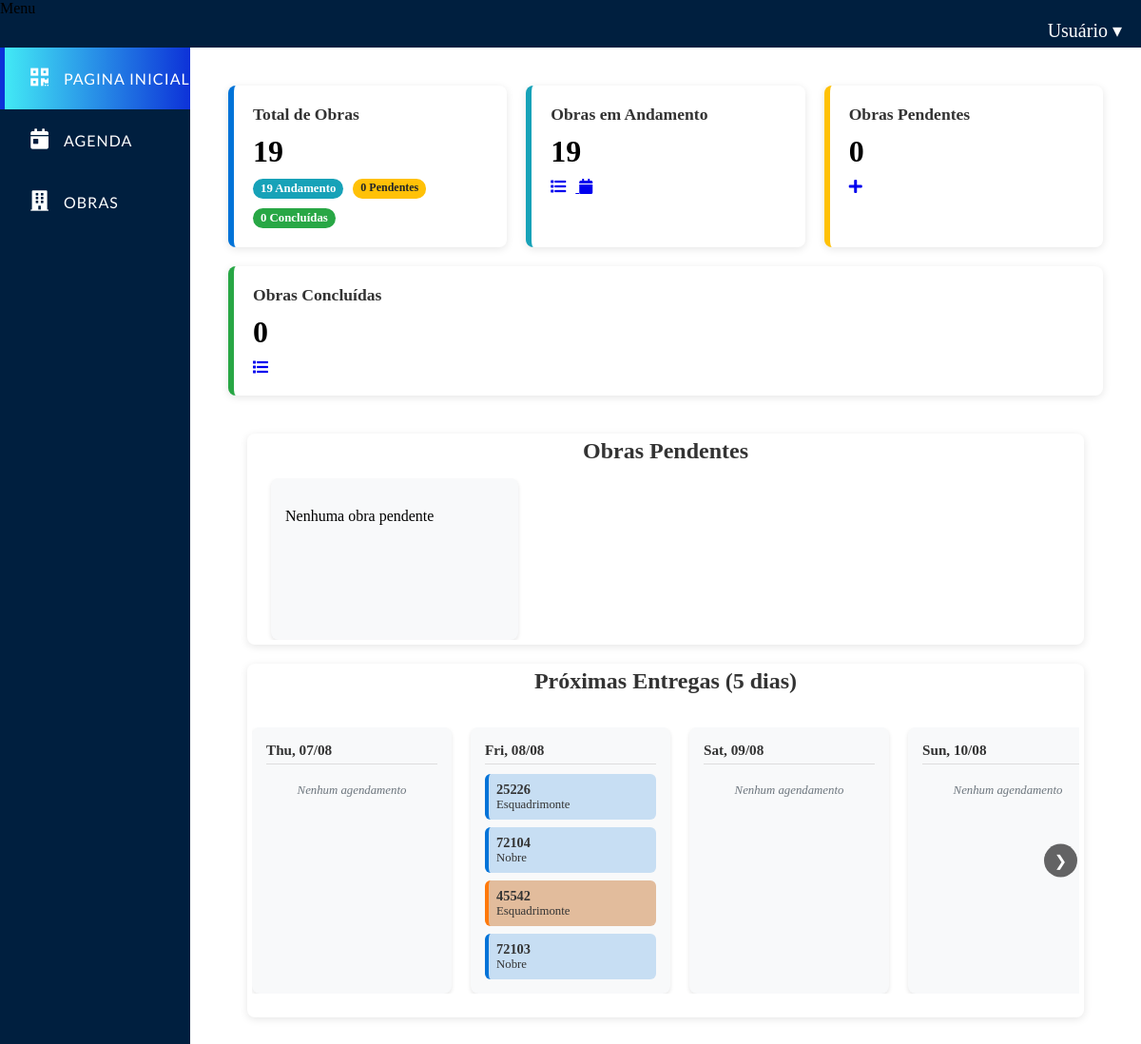
/agenda/ (signed in), run on the app's committed database.
### agenda/models.py (models this page shows, shortened)
class Agendamento(models.Model):
    obra = models.ForeignKey(
        Obra,
        on_delete=models.CASCADE,
        related_name='agendamentos',
        verbose_name='Obra relacionada'
    )
    data_criacao = models.DateTimeField(auto_now_add=True, verbose_name='Data de Criação')
    montador = models.ForeignKey(
        usuario,
        on_delete=models.SET_NULL,
        null=True,
        verbose_name='Montador Responsável',
        limit_choices_to={'cargo__nome': 'Montador', 'ativo': True}
    )
    data_agendamento = models.DateTimeField(
        verbose_name='Data de Agendamento',
        null=True,  # Adicionado para permitir agendamentos sem data
        blank=True
    )
    realizado = models.BooleanField(default=False, verbose_name='Agendamento Realizado?')
    cancelado = models.BooleanField(default=False, verbose_name='Agendamento Cancelado?')  # Novo campo
    STATUS_CHOICES = [
        ('pendente', 'Pendente'),
        ('em_andamento', 'Em Andamento'),
        ('realizado', 'Realizado'),
        ('cancelado', 'Cancelado'),
    ]
    status = models.CharField(
        max_length=20,
        choices=STATUS_CHOICES,
        default='pendente',
        verbose_name='Status do Agendamento'
    )
    class Meta:
        verbose_name = 'Agendamento'
        verbose_name_plural = 'Agendamentos'
        ordering = ['-data_agendamento']
        constraints = [
            models.UniqueConstraint(
                fields=['montador', 'data_agendamento'],
                name='unique_montador_agendamento',
                violation_error_message='Esse montador já tem um agendamento para esse horário.',
                condition=models.Q(data_agendamento__isnull=False)  # Só aplica se tiver data
            )
        ]

### obra/models.py (models this page shows, shortened)
class Obra(models.Model):
    STATUS_PENDENTE = 'pendente'
    STATUS_ANDAMENTO = 'em_andamento'
    STATUS_REALIZADO = 'Realizado'
    STATUS_CANCELADA = 'cancelada'
    STATUS_EXCLUIDA = 'excluida'
    STATUS_CHOICES = [
        (STATUS_PENDENTE, 'Pendente'),
        (STATUS_ANDAMENTO, 'Em Andamento'),
        (STATUS_REALIZADO, 'Realizado'),
        (STATUS_CANCELADA, 'Cancelada'),
        (STATUS_EXCLUIDA, 'Excluída'),
    ]
    status = models.CharField('Status', max_length=20, choices=STATUS_CHOICES, default=STATUS_PENDENTE)
    nome = models.CharField('nome', max_length=50)
    numero = models.IntegerField('numero controle')
    endereco = models.TextField('endereço', max_length=200, null=True, blank=True)
    data_criacao = models.DateTimeField('Data de criação', auto_now_add=True)
    cliente = models.CharField('nome cliente', max_length=50)
    previsao_entrega = models.DateTimeField('Data prevista para entrega', null=True, blank=True)
    data_alteracao = models.DateTimeField(auto_now=True)
    excluido = models.BooleanField(default=False)
    usuario_exclusao = models.ForeignKey(
        settings.AUTH_USER_MODEL, on_delete=models.SET_NULL, null=True, blank=True, related_name='obras_excluidas'
    )
    data_exclusao = models.DateTimeField(null=True, blank=True)
    class Meta:
        verbose_name = 'Obra'
        verbose_name_plural = 'Obras'
        ordering = ['-data_criacao']

### PaginaPrincipal/views.py (the view)
# urls.py: path('', views.index, name='pagina_inicial'),
@login_required
def index(request):
    data_str = request.GET.get("data_hoje")
    try:
        data_hoje = datetime.strptime(data_str, "%Y-%m-%d").date() if data_str else date.today()
    except ValueError:
        data_hoje = date.today()
    if request.user.cargo == 'M':
        agendamentos_hoje = Agendamento.objects.filter(data_agendamento__date=data_hoje, entregador=request.user)
    else:
        agendamentos_hoje = Agendamento.objects.filter(data_agendamento__date=data_hoje)
    obras_pendentes = Obra.objects.filter(status='pendente')
    obras_andamento = Obra.objects.filter(status='em_andamento')
    obras_realizado = Obra.objects.filter(status='realizado')
    obras_canceladas = Obra.objects.filter(status='cancelada')
    timeline = {}
    for i in range(5):
        dia = data_hoje + timedelta(days=i)
        if request.user.cargo == 'M':
            agendamentos = Agendamento.objects.filter(
                data_agendamento__date=dia,
                entregador=request.user
            ).order_by('data_agendamento')
        else:
            agendamentos = Agendamento.objects.filter(
                data_agendamento__date=dia
            ).order_by('data_agendamento')
        timeline[dia] = agendamentos
    total_obras_aberto = obras_pendentes.count() + obras_andamento.count()
    obras_sem_previsao = Obra.objects.filter(
        previsao_entrega__isnull=True,
        status='pendente'  # Apenas obras pendentes
    )
    return render(request, 'PaginaPrincipal/paginaprincipal.html', {
        'data_hoje': data_hoje,
        'agendamentos': agendamentos_hoje,
        'obras_pendentes': obras_pendentes,
        'obras_andamento': obras_andamento,
        'obras_realizado': obras_realizado,
        'obras_canceladas': obras_canceladas,
        'timeline': timeline,
        'total_obras_aberto': total_obras_aberto,
        'obras_sem_previsao': obras_sem_previsao,
        'obras_com_agendamento': obras_andamento,  # Agora usa obras em andamento
        'agenda_semana': timeline,  # Mantém o nome antigo para compatibilidade
    })

### usuario/models.py (called while the page is built)
    def __str__(self):
        name = self.get_full_name()
        if name and name.strip():
            return name.strip()
        return self.username or f"Usuário #{self.id}"

### templates/PaginaPrincipal/paginaprincipal.html (shortened to what this page needs)
{% extends 'base.html' %}
{% load static %}
{% block content %}
{% block extra_css %}
  <link rel="stylesheet" href="{% static 'TelaPrincipal/home.css' %}">
{% endblock %}
<div class="main-container">
  <div class="dashboard-cards">
    <div class="card total">
      <h3>Total de Obras</h3>
      <p class="card-number">{{ obras_pendentes.count|add:obras_andamento.count }}</p>
      <div class="card-details">
        <span class="badge badge-andamento">{{ obras_andamento.count }} Andamento</span>
        <span class="badge badge-pendente">{{ obras_pendentes.count }} Pendentes</span>
        <span class="badge badge-concluida">{{ obras_realizado.count }} Concluídas</span>
      </div>
    </div>
    <div class="card andamento">
      <h3>Obras em Andamento</h3>
      <p class="card-number">{{ obras_andamento.count }}</p>
      <div class="card-actions">
        <a href="{% url 'agenda:listar' %}?status=em_andamento" title="Ver lista">
          <i class="fas fa-list" style="margin-right: 10px;"></i>
        </a>
        <a href="{% url 'agenda:calendario' %}" title="Ver calendário">
          <i class="fas fa-calendar" style="margin-right: 10px;"></i>
        </a>
      </div>
    </div>
    <div class="card pendentes">
      <h3>Obras Pendentes</h3>
      <p class="card-number">{{ obras_pendentes.count }}</p>
      <div class="card-actions">
        <a href="{%url 'agenda:novo_agendamento' %}" title="Agendar nova obra">
          <i class="fas fa-plus" style="margin-right: 10px;"></i>
        </a>
      </div>
    </div>
    <div class="card concluida">
      <h3>Obras Concluídas</h3>
      <p class="card-number">{{ obras_realizado.count }}</p>
      <div class="card-actions">
        <a href="{% url 'agenda:listar' %}?status=realizado" title="Ver lista">
          <i class="fas fa-list" style="margin-right: 10px;"></i>
        </a>
      </div>
  </div>
  <div class="pagina_inicial-content">
  <div class="left-panel">
    <div class="panel-header">
      <h2>Obras Pendentes</h2>
    </div>
  <div class="carrossel-container">
    <div class="carrossel">
      {% for obra in obras_pendentes %}
      <div class="carrossel-item">
        <div class="obra-info">
          <h3>{{ obra.nome }}</h3>
          <p class="obra-cliente">{{ obra.cliente }}</p>
          <span class="badge badge-pendente">Pendente</span>
        </div>
        <div class="carrossel-actions">
          <a href="{% url 'agenda:agenda_adicionar_com_obra' obra.id %}" class="btn-agendar">Agendar Obra</a>
        </div>
      </div>
      {% empty %}
      <div class="carrossel-item empty-message">
        <p>Nenhuma obra pendente</p>
      </div>
      {% endfor %}
    </div>
  </div>
  </div>
    <div class="right-panel">
      <div class="panel-header">
        <h2>Próximas Entregas (5 dias)</h2>
      </div>
      <div class="timeline-container">
        <div class="timeline">
          {% for dia, agendamentos in timeline.items %}
          <div class="timeline-day">
            <div class="timeline-date">{{ dia|date:"D, d/m" }}</div>
            <div class="timeline-events">
              {% for agendamento in agendamentos %}
              <div class="timeline-event"
                  data-montador="{{ agendamento.montador }}"
                  data-details='{
                    "obra": "{{ agendamento.obra.nome }}",
                    "numero": "{{ agendamento.obra.numero }}",
                    "cliente": "{{ agendamento.obra.cliente }}",
                    "hora": "{{ agendamento.data_agendamento|date:"H:i" }}",
                    "endereco": "{{ agendamento.obra.endereco }}",
                    "montador": "{{ agendamento.montador }}"
                  }'>
                <div class="event-compact">
                  <span class="obra-numero">{{ agendamento.obra.numero }}</span>
                  <span class="obra-nome">{{ agendamento.obra.nome }}</span>
                </div>
              </div>
              {% empty %}
              <div class="timeline-event empty">
                Nenhum agendamento
              </div>
              {% endfor %}
            </div>
            </div>
          {% endfor %}
          </div>
            <button class="timeline-btn next" aria-label="Próximo dia">&#10095;</button>
           </div>
    </div>
</div>
</div>
</div>
{% endblock %}

### static/css/estilo.css (style rules this page uses)
:root { --accent-color: #0d32d8; --gradient-color: #42e9f5; --sidebar-width: 225px; }
html, body { height: 100%; margin: 0; padding: 0; }
h2 { font-size: 1.5rem; margin-bottom: 20px; color: #2c3e50; text-align: center; }

### static/TelaPrincipal/home.css (style rules this page uses)
.main-container { width: 100%; margin: 0; padding: 0; display: flex; flex-direction: column; gap: 20px; }
.pagina_inicial-content { display: flex; flex-wrap: wrap; gap: 20px; width: 100%; padding: 20px; box-sizing: border-box; }
.left-panel { display: flex; flex-direction: column; width: 100%; background: #fff; padding: 5px; border-radius: 8px; box-shadow: 0 2px 8px rgba(0,0,0,0.1); box-sizing: fit-content; ; }
.right-panel { display: flex; flex-direction: column; width: 100%; background: #fff; padding: 5px; border-radius: 8px; box-shadow: 0 2px 8px rgba(0,0,0,0.1); box-sizing: border-box; }
.panel-header { text-align: center; margin-bottom: 15px; width: 100%; }
.panel-header h2 { font-size: 1.5rem; color: #333; margin: 0; }
.dashboard-cards { display: flex; gap: 20px; margin: 20px; flex-wrap: wrap; }
.card { background-color: #fff; border-left: 6px solid; padding: 20px; border-radius: 8px; box-shadow: 0 2px 8px rgba(0,0,0,0.1); flex: 1; min-width: 200px; }
.card.total { border-left-color: #0073d8; }
.card.andamento { border-left-color: #17a2b8; }
.card.pendentes { border-left-color: #ffc107; }
.card.concluida { border-left-color: #28a745; }
.card h3 { margin: 0 0 10px 0; font-size: 1.1rem; color: #333; }
.card-number { font-size: 2rem; font-weight: bold; margin: 10px 0; }
.card-details { display: flex; gap: 10px; margin-top: 10px; flex-wrap: wrap; }
.badge { display: inline-block; padding: 5px 10px; border-radius: 20px; font-size: 0.8rem; font-weight: bold; }
.badge-pendente { background-color: #ffc107; color: #212529; padding: 3px 8px; }
.badge-andamento { background-color: #17a2b8; color: white; padding: 3px 8px; }
.badge-concluida { background-color: #28a745; color: white; padding: 3px 8px; }
.carrossel-container { position: relative; width: calc(100%-20%); margin: 0 auto; padding: 0 200px; overflow: hidden; }
.carrossel { display: flex; padding: 0 20px; height: auto; transition: transform 0.5s ease; gap: 15px; }
.carrossel-item { min-width: 230px; height: 140px; padding: 15px; background: #f8f9fa; border-radius: 8px; box-shadow: 0 2px 4px rgba(0,0,0,0.1); display: flex; flex-direction: column; justify-content: space-between; flex-shrink: 0; transition: transform 0.3s ease; position: relative; }
.obra-info h3, .obra-cliente, .badge-pendente { pointer-events: none; }
.carrossel-container { position: relative; width: 100%; padding: 0 0px; overflow: hidden; }
.carrossel { display: flex; gap: 15px; margin: 0 0; }
.carrossel-btn, .timeline-btn { position: absolute; top: 50%; transform: translateY(-50%); background: rgba(0,0,0,0.6); color: white; border: none; border-radius: 50%; width: 35px; height: 35px; font-size: 1rem; cursor: pointer; z-index: 10; display: flex; align-items: center; justify-content: center; transition: background 0.3s ease; }
.carrossel-btn.next, .timeline-btn.next { right: 2px; }
.badge-pendente { display: inline-block; background-color: #ffc107; color: #212529; font-size: 0.75rem; padding: 2px 8px; border-radius: 10px; }
.timeline-container { margin: 20px 0; position: relative; padding: 0 0px; width: 100%; overflow: hidden; }
.timeline { display: flex; height: auto; gap: 20px; }
.timeline-day { min-width: 180px; background: #f8f9fa; border-radius: 8px; padding: 15px; box-shadow: 0 2px 4px rgba(0,0,0,0.1); }
.timeline-date { font-weight: bold; margin-bottom: 10px; color: #333; border-bottom: 1px solid #ddd; padding-bottom: 5px; font-size: 0.95rem; }
.timeline-events { display: flex; flex-direction: column; gap: 8px; }
.timeline-event { border-radius: 6px; padding: 8px; cursor: pointer; transition: transform 0.2s; position: relative; overflow: hidden; }
.event-compact { display: flex; flex-direction: column; position: relative; z-index: 1; color: #333; }
.obra-numero { font-weight: bold; font-size: 0.9rem; }
.obra-nome { font-size: 0.8rem; white-space: nowrap; overflow: hidden; text-overflow: ellipsis; }
.empty { color: #6c757d; font-style: italic; text-align: center; font-size: 0.8rem; padding: 10px; }
.timeline-event[data-montador="Francisco Aniceto"] { background-color: rgba(0, 115, 216, 0.2); border-left: 4px solid #0073d8; }
.timeline-event[data-montador="Jhony Aniceto"] { background-color: rgba(189, 85, 0, 0.377); border-left: 4px solid #ff790b; }

### data on the page
Agendamento: obra.numero "25226", obra.nome "Esquadrimonte"
Agendamento: obra.numero "72104", obra.nome "Nobre"
Agendamento: obra.numero "45542", obra.nome "Esquadrimonte"
Agendamento: obra.numero "72103", obra.nome "Nobre"

### other printed values
{{ obras_pendentes.count|add:obras_andamento.count }} "19"
{{ obras_andamento.count }} "19"
{{ obras_pendentes.count }} "0"
{{ obras_realizado.count }} "0"
{{ dia|date:"D, d/m" }} "Thu, 07/08" "Fri, 08/08" "Sat, 09/08" "Sun, 10/08"
